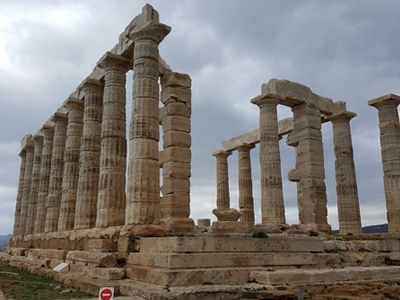
#> input picture images/hough.jpg, 400 x 300 px
$ python example22.py
#> lines starting #> are read from the running program, lines starting #| are printed output that depends on the picture; after the words box and inside, x2 and y2 are one past the last pixel; in counts of white or black regions, pixels touching at a corner belong together
import numpy as np, cv2, math

# [52 lines left out: functions accumulate, masking, select_lines, houghLines, not called in this run]

image = cv2.imread('../images/hough.jpg', cv2.IMREAD_GRAYSCALE)
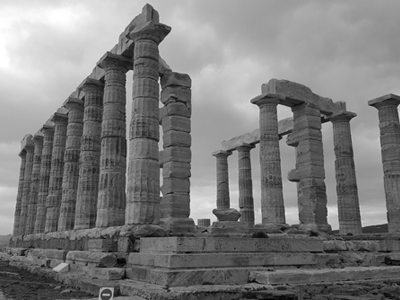
#> image: shape (300, 400); min 0, max 255, mean 123.8
if image is None: raise Exception("영상 파일 읽기 에러")
canny = cv2.Canny(image, 100, 200, 5)
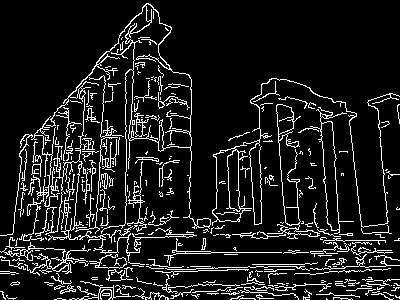
#> canny: shape (300, 400); 10.9% white in thin lines or dots

rho, theta = 1,  np.pi / 180
lines = cv2.HoughLines(canny, 1, np.pi/180, 130)
#> lines = [[252, 1.57], [239, 1.55], [266, 1.57], [247, 1.59], [274, 1.55], [259, 1.61], [272, 1.55], [283, 1.61], [242, 1.54], [269, 1.55], [234, 1.57]]
for line in lines:
    rho, theta = line[0]
    a = np.cos(theta)
    b = np.sin(theta)
    x0 = a * rho
    y0 = b * rho
    x1 = int(x0 + 1000 * (-b))
    y1 = int(y0 + 1000 * (a))
    x2 = int(x0 - 1000 * (-b))
    y2 = int(y0 - 1000 * (a))

    cv2.line(image, (x1, y1), (x2, y2), (0, 0, 255), 2)
#> this loop made 11 passes
#> (rho, theta, a, b, x0, y0, x1, y1) on passes 1 to 11: (252, 1.57, -4.37e-08, 1, -1.1e-05, 252, -1000, 251), (239, 1.55, 0.0175, 1, 4.17, 239, -995, 256), (266, 1.57, -4.37e-08, 1, -1.16e-05, 266, -1000, 265), (247, 1.59, -0.0175, 1, -4.31, 247, -1004, 229), (274, 1.55, 0.0175, 1, 4.78, 274, -995, 291), (259, 1.61, -0.0349, 0.999, -9.04, 258.8, -1008, 223), (272, 1.55, 0.0175, 1, 4.75, 272, -995, 289), (283, 1.61, -0.0349, 0.999, -9.88, 282.8, -1009, 247), (242, 1.54, 0.0349, 0.999, 8.45, 241.9, -990, 276), (269, 1.55, 0.0175, 1, 4.69, 269, -995, 286), (234, 1.57, -4.37e-08, 1, -1.02e-05, 234, -1000, 233)
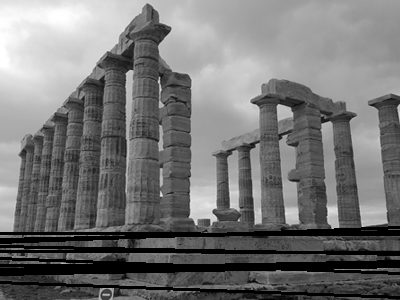
#> image: shape (300, 400); 8.39% of pixels changed, all inside (x1, y1, x2, y2) = (0, 226, 400, 299)

cv2.imshow("image", image)
cv2.imshow("canny", canny)
cv2.waitKey(0)

$ run again, with images/harris.jpg copied over images/hough.jpg
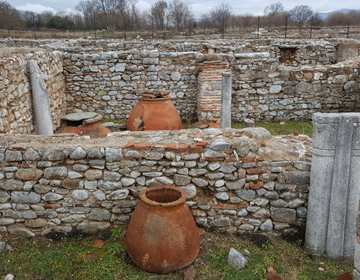
#> input picture images/harris.jpg, 360 x 280 px
#> `canny = cv2.Canny(image, 100, 200, 5)`:
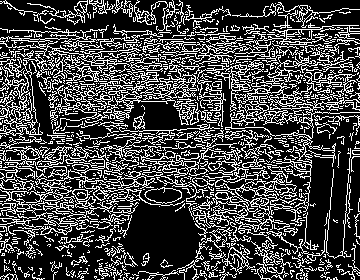
#> canny: shape (280, 360); 27.3% white in thin lines or dots
#> lines = 1074 rows, first 8: [-6, 2.36], [-13, 2.36], [-11, 2.36], [-21, 2.36], [-16, 2.36], [1, 2.36], [-54, 2.36], [-1, 2.36]
#> the loop `for line in lines:` made 1074 passes
#> (rho, theta, a, b, x0, y0, x1, y1) on passes 1 to 3: (-6, 2.36, -0.707, 0.707, 4.24, -4.24, -702, -711), (-13, 2.36, -0.707, 0.707, 9.19, -9.19, -697, -716), (-11, 2.36, -0.707, 0.707, 7.78, -7.78, -699, -714)
#> after the loop `for line in lines:`:
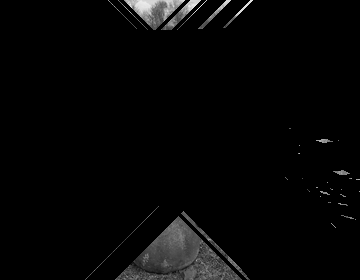
#> image: shape (280, 360); min 0, max 235, mean 6.1
